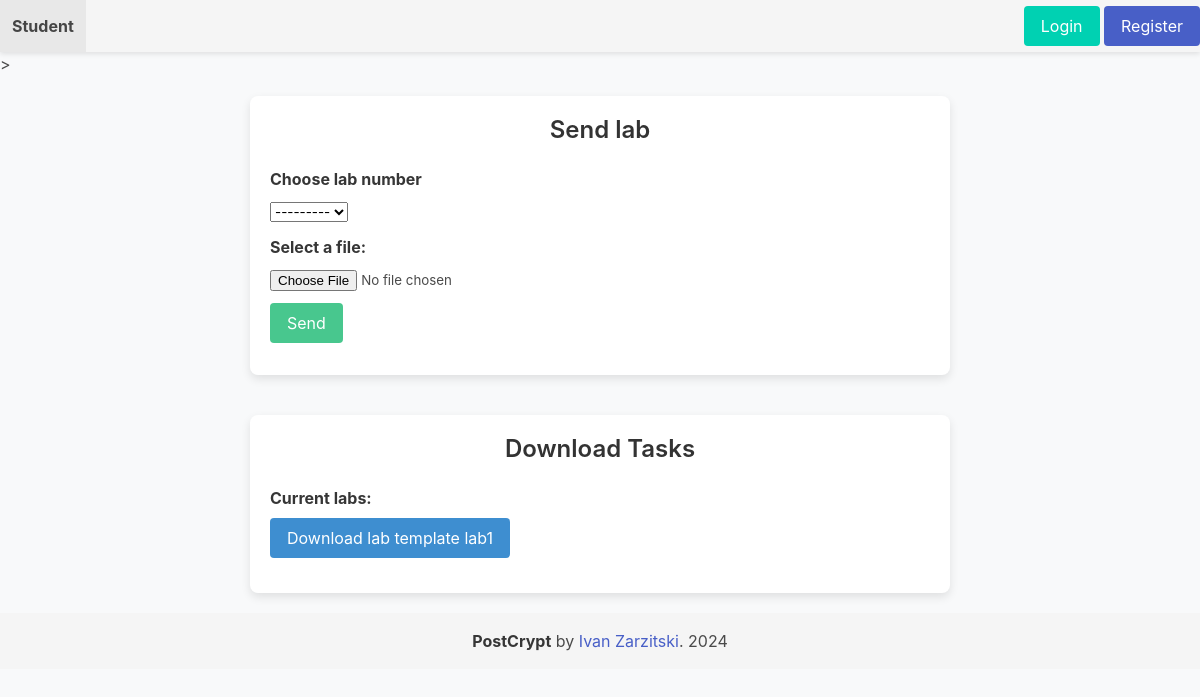
Before: / with the older database file.
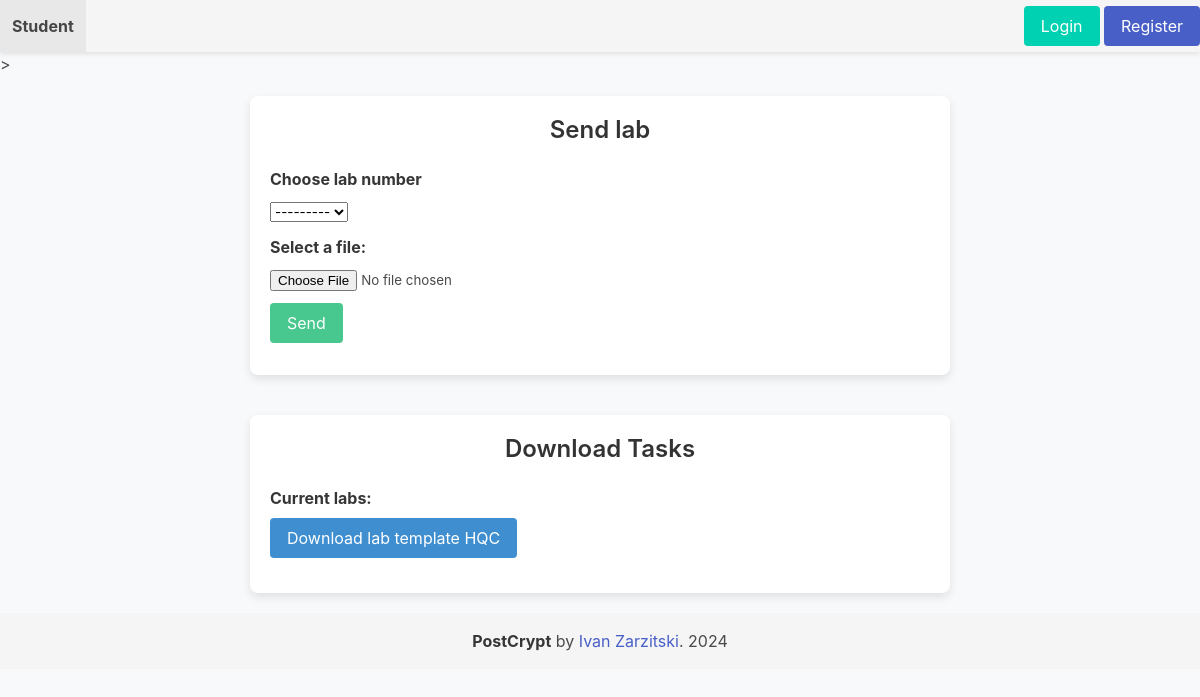
After: the same page with the newer database file.
### myapp/models.py (models this page shows)
class LabChoice(models.Model):
    name = models.CharField(max_length=25)
    def __str__(self):
        return self.name

### myapp/views.py (the view)
# urls.py: path('', views.home, name='home'),
def home(request):
    context = {'form': DocumentForm()}
    return render(request, 'list.html', context)

### myapp/forms.py
class DocumentForm(forms.Form):
    docfile = forms.FileField(label='Select a file')
    labName = forms.ModelChoiceField(
        label="Choose lab number",
        queryset=LabChoice.objects.all(),
        widget=forms.Select,
        to_field_name='name'
    )

### myapp/templates/list.html (shortened to what this page needs)
{% load static %}
<!DOCTYPE html>
<html>
    <head>
        <link rel="stylesheet" href="https://cdn.jsdelivr.net/npm/bulma@0.9.3/css/bulma.min.css">
    </head>
    <body>
        <nav class="navbar is-light" role="navigation" aria-label="main navigation">
            <div class="navbar-brand">
                <a class="navbar-item" href="#">
                    <strong>Student</strong>
                </a>
            </div>
            <div class="navbar-menu">
                <div class="navbar-end">
                    <div class="buttons">
                        <p>
                            <a href="{% url 'login' %}">
                                <button type="button" class="button is-primary">Login</button>
                            </a>
                            <a href="{% url 'register' %}">
                                <button type="button" class="button is-link">Register</button>
                            </a>
                        </p>
                    </div>
                </div>
            </div>
        </nav>
        >
        <div class="content-wrap">
            <section class="section">
                <div class="container">
                    <h1 class="title">Send lab</h1>
                    <form action="{% url 'results-view' %}" method="post" enctype="multipart/form-data">
                        <div class="field">
                            <label class="label">{{ form.labName.label }}</label>
                            <div class="control">
                                {{ form.labName }}
                            </div>
                        </div>
                        <div class="field">
                            <label class="label">{{ form.docfile.label_tag }}</label>
                            <div class="control">
                                {{ form.docfile }}
                            </div>
                        </div>
                        <div class="field">
                            <div class="control">
                                <button type="submit" class="button is-success">Send</button>
                            </div>
                        </div>
                    </form>
                </div>
            </section>
        </div>
        <section class="section">
            <div class="container">
                <h1 class="title">Download Tasks</h1>
                <div class="field">
                    <label class="label">Current labs:</label>
                    <div class="control">
                        {% for lab in form.labName.field.queryset %}
                            <div class="buttons">
                                <a href="{% url 'download-template' lab.name %}" class="button is-info">
                                    Download lab template {{ lab.name }}
                                </a>
                            </div>
                        {% endfor %}
                    </div>
                </div>
            </div>
        </section>
            {% include 'footer.html' %}
    </body>
    </html>

### myapp/templates/footer.html
<footer class="footer">
    <div class="content has-text-centered">
        <p>
            <strong>PostCrypt</strong> by <a href="https://github.com/hitkon">Ivan Zarzitski</a>. 2024
        </p>
    </div>
</footer>

### myapp/templates/list.html (style rules this page uses)
html, body { min-height: 100%; display: flex; flex-direction: column; background-color: #f8f9fa; }
.content-wrap { flex: 1; }
.navbar { box-shadow: 0 2px 5px rgba(0, 0, 0, 0.1); }
.section { background: white; border-radius: 8px; padding: 20px; margin: 20px auto; width: 90%; max-width: 700px; box-shadow: 0px 4px 10px rgba(0, 0, 0, 0.1); }
h1.title { color: #333; text-align: center; font-size: 24px; }
.field { margin-bottom: 15px; }
.button { transition: all 0.3s ease-in-out; }
.footer { background-color: #f5f5f5; padding: 1rem; text-align: center; margin-top: auto; }

Changed rows visible on the page:
removed LabChoice: name "lab1"
added LabChoice: name "HQC"
